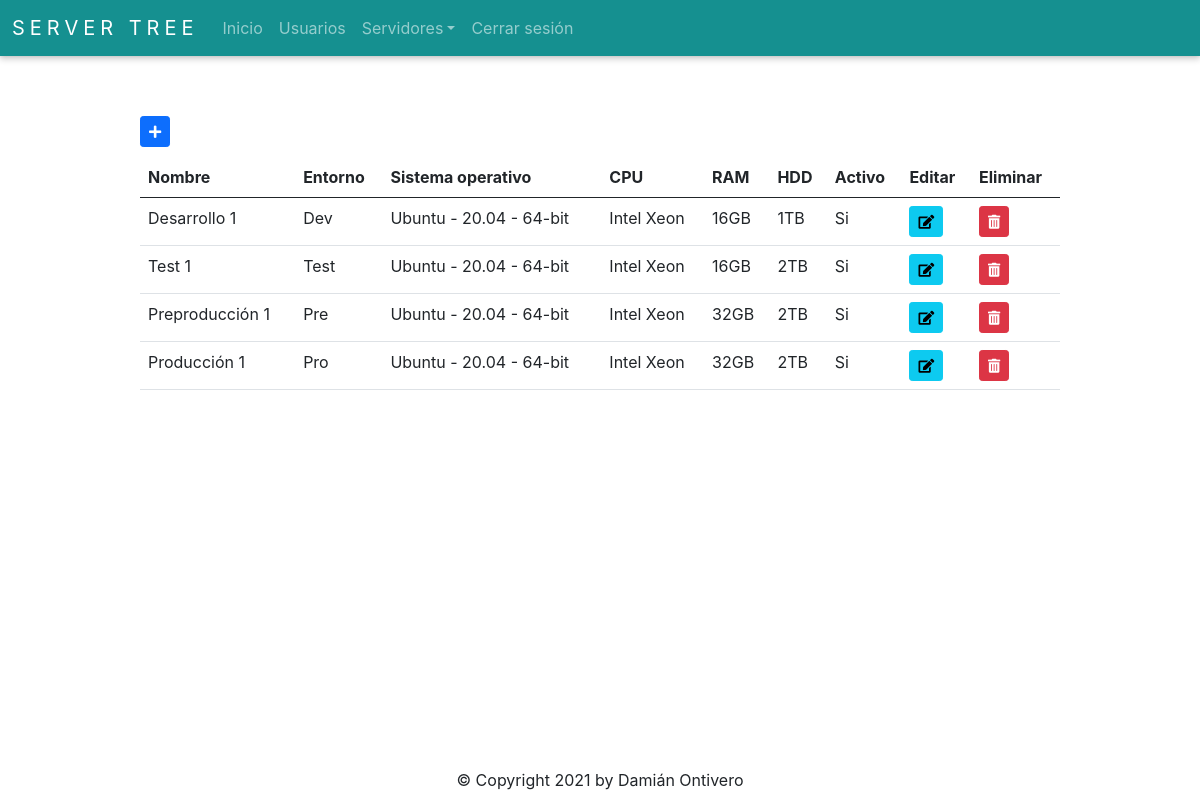
The page /server/get_server_all (signed in) on the database as committed earlier.
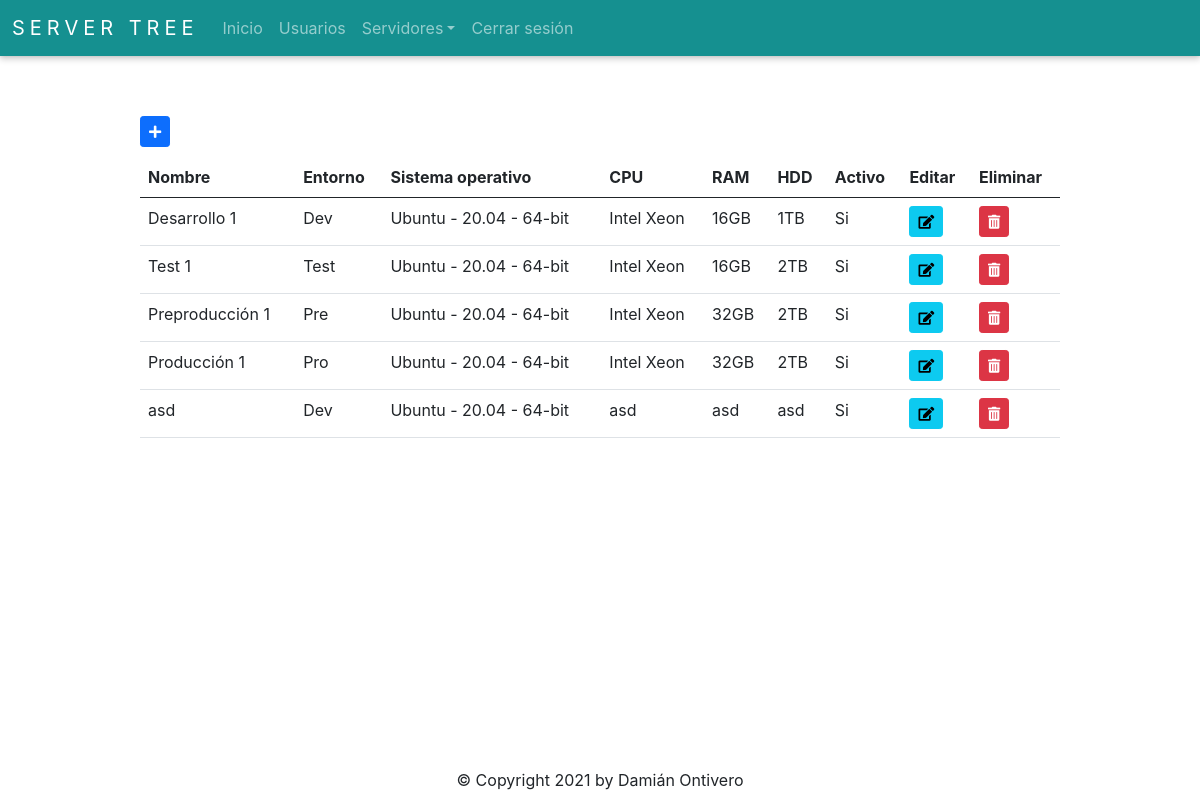
The same page on the database as committed later.
### app/server/models.py (models this page shows, shortened)
class Server(db.Model):
    __tablename__ = 'Servers'
    id = db.Column(db.Integer, autoincrement=True, primary_key=True)
    name = db.Column(db.String(50), nullable=False)
    environment_id = db.Column(db.Integer, db.ForeignKey('Environments.id'), nullable=False)
    operating_system_id = db.Column(db.Integer, db.ForeignKey('OperatingSystems.id'), nullable=False)
    cpu = db.Column(db.String(50), nullable=False)
    ram = db.Column(db.String(50), nullable=False)
    hdd = db.Column(db.String(50), nullable=False)
    is_active = db.Column(db.Boolean, default=True)

class Environment(db.Model):
    __tablename__ = 'Environments'
    id = db.Column(db.Integer, autoincrement=True, primary_key=True)
    name = db.Column(db.String(50), nullable=False)
    @staticmethod
    def get_all():
        return Environment.query.all()

class OperatingSystem(db.Model):
    __tablename__ = 'OperatingSystems'
    id = db.Column(db.Integer, autoincrement=True, primary_key=True)
    name = db.Column(db.String(50), nullable=False)
    version = db.Column(db.String(50), nullable=False)
    architect = db.Column(db.String(6), nullable=False)
    def __repr__(self):
        return '{} - {} - {}'.format(self.name, self.version, self.architect)
    @staticmethod
    def get_all():
        return OperatingSystem.query.all()

### app/server/routes.py (the view)
@server_bp.route('/get_server_all', methods=['GET', 'POST'])
@login_required
def get_server_all():
    data = db.session.query(Server, Environment, OperatingSystem).join(Environment, OperatingSystem).all()
    form = ServerForm()
    return render_template('server.html', data=data, form=form)

### app/auth/models.py (called while the page is built)
    @staticmethod
    def get_by_id(id):
        return User.query.get(id)

### app/auth/routes.py (called while the page is built)
@login_manager.user_loader
def load_user(user_id):
    return User.get_by_id(int(user_id))

### app/server/templates/server.html (shortened to what this page needs)
{% extends 'base.html' %}
{% import 'bootstrap/wtf.html' as wtf %}
{% block content %}
<div class="buttons">
  {% if current_user.role_id == 1 %}
    <button type="button" id="addButton" class="btn btn-primary btn-sm" data-bs-toggle="modal" data-bs-target="#serverModal"><i class="fas fa-plus"></i></button>
  {% else %}
    <button disabled type="button" id="addButton" class="btn btn-primary btn-sm" data-bs-toggle="modal" data-bs-target="#serverModal"><i class="fas fa-plus"></i></button>
  {% endif %}
</div>
<table class="table table-hover">
  <thead>
    <tr>
      <th>Nombre</th>
      <th>Entorno</th>
      <th>Sistema operativo</th>
      <th>CPU</th>
      <th>RAM</th>
      <th>HDD</th>
      <th>Activo</th>
      <th>Editar</th>
      <th>Eliminar</th>
    </tr>
  </thead>
  <tbody>
    {% for server, env, os in data %}
      <tr>
        <td>{{ server.name }}</td>
        <td>{{ env.name }}</td>
        <td>{{ os.name + ' - ' + os.version + ' - ' + os.architect }}</td>
        <td>{{ server.cpu }}</td>
        <td>{{ server.ram }}</td>
        <td>{{ server.hdd }}</td>
        <td>
          {% if server.is_active == 0 %}
            No
          {% elif server.is_active == 1  %}
            Si
          {% endif %}
        </td>
        {% if current_user.role_id == 1 %}
          <td>
            <button type="button" class="btn btn-info btn-sm" id="editButton" data-id={{ server.id }} data-bs-toggle="modal" data-bs-target="#serverModal"><i class="fas fa-edit"></i></button>
          </td>
          <td>
            <button type="button" class="btn btn-danger btn-sm" id="deleteButton" data-id={{ server.id }} data-bs-toggle="modal" data-bs-target="#deleteServerModal"><i class="fas fa-trash-alt"></i></button>
          </td>
        {% endif %}
      </tr>
    {% endfor %}
  </tbody>
</table>
{% endblock %}

### app/templates/base.html (shortened to what this page needs)
<!doctype html>
<html>
<head>
  <link rel="stylesheet" href="{{ url_for('static', filename='style.css') }}">
  <link rel="stylesheet" href="https://cdn.jsdelivr.net/npm/bootstrap@5.0.0/dist/css/bootstrap.min.css">
  <link rel="stylesheet" href="https://use.fontawesome.com/releases/v5.6.3/css/all.css">
</head>
<body>
  <nav class="navbar navbar-expand-lg navbar-dark">
      <div class="container-fluid">
        <a class="navbar-brand" href="{{ url_for('index.index') }}">Server Tree</a>
        <div class="collapse navbar-collapse" id="navbarSupportedContent">
          <ul class="navbar-nav me-auto mb-2 mb-lg-0">
              <li class="nav-item">
                <a class="nav-link" href="{{ url_for('index.index') }}">Inicio</a>
              </li>
              <li class="nav-item">
                <a class="nav-link" href="{{ url_for('auth.get_user_all') }}">Usuarios</a>
              </li>
              <li class="nav-item dropdown">
                  <a class="nav-link dropdown-toggle" href="#" id="navbarDropdown" role="button" data-bs-toggle="dropdown" aria-expanded="false">Servidores</a>
              </li>
              <li class="nav-item">
                <a class="nav-link" href="{{ url_for('auth.logout') }}">Cerrar sesión</a>
              </li>
          </ul>
        </div>
      </div>
  </nav>
  <div class="container-base">
    {% block content %}{% endblock %}
  </div>
  <div class="footer">
    &copy; Copyright 2021 by Damián Ontivero
  </div>
</body>
</html>

### app/static/style.css (style rules this page uses)
* { text-decoration: none; font-family: -apple-system, BlinkMacSystemFont, 'Segoe UI', Roboto, Oxygen, Ubuntu, Cantarell, 'Open Sans', 'Helvetica Neue', sans-serif; }
html, body { margin: 0; padding: 0; width: 100%; height: 100%; position: relative; }
.navbar { background-color: #159090; box-shadow: 0 0 0.2rem rgb(0 0 0 / 10%), 0 0.2rem 0.4rem rgb(0 0 0 / 20%); }
.navbar-brand { text-transform: uppercase; letter-spacing: 5px; font-size: large; }
.footer { width: 100%; text-align: center; position: absolute; bottom: 1%; }
.container-base { width: 80%; position: relative; padding: 20px; left: 10%; top: 5%; }
.container-base .buttons { margin-bottom: 10px; }

Rows that differ between the two databases and show on the page:
added Server: name "asd", name "Dev", architect "Ubuntu - 20.04 - 64-bit", cpu "asd", ram "asd", hdd "asd", is_active "Si"
